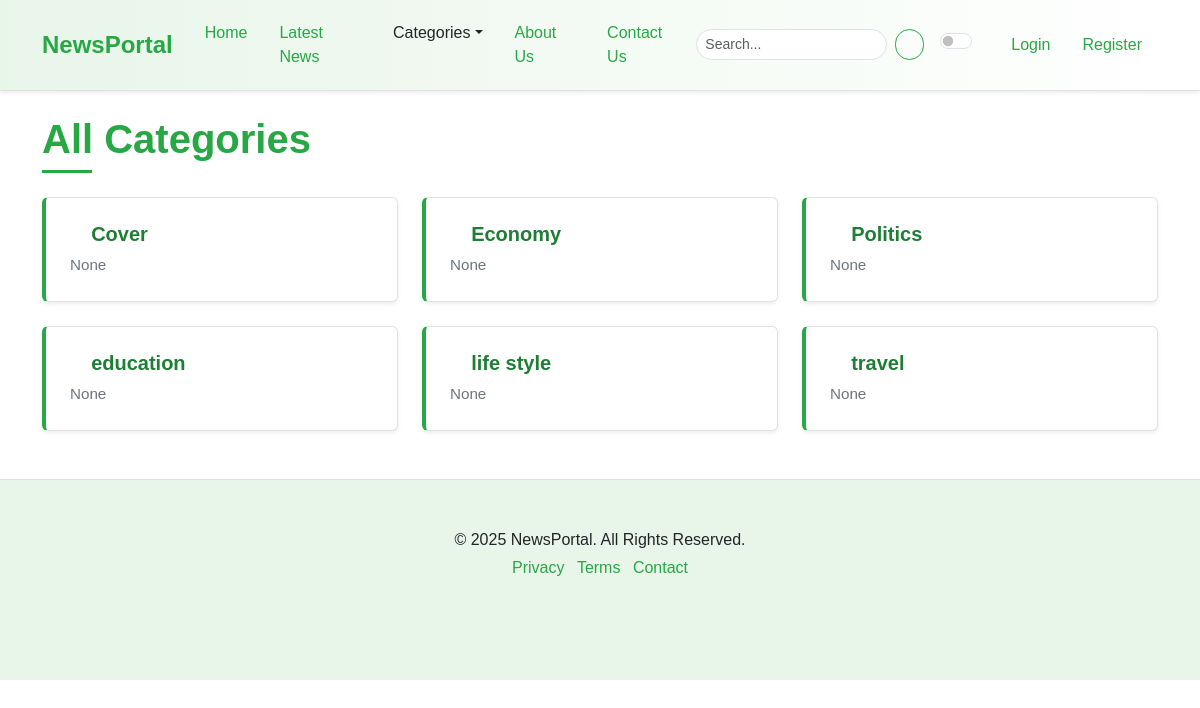
The app's page /category-list/, older data.
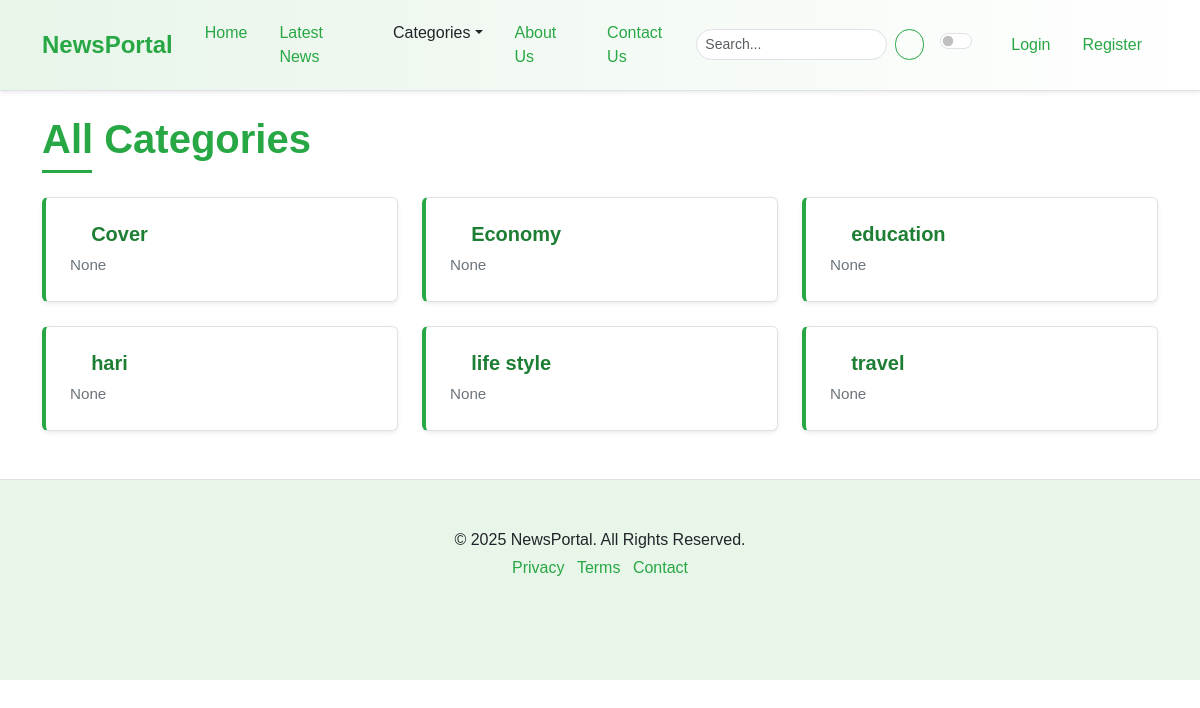
The same page, newer data.
### newspaper/models.py (models this page shows, shortened)
class TimeStampModel(models.Model):
    created_at = models.DateTimeField(auto_now_add=True)
    updated_at = models.DateTimeField(auto_now=True)
    class Meta:
        abstract = True  # Don't create table in DB

class Category(TimeStampModel):
    name = models.CharField(max_length=100)
    icon = models.CharField(max_length=100, null=True, blank=True)
    description = models.TextField(null=True, blank=True)
    class Meta:
        ordering = ["name"] # Category.objects.all()
        verbose_name = "Categories"
        verbose_name_plural = "Categories"

### newspaper/views.py (the view)
# urls.py: path("category-list/", views.CategoryListView.as_view(), name="category-list"),
class CategoryListView(ListView):
    model = Category
    template_name = "newsportal/categories.html"
    context_object_name = "categories"

### newspaper/nav.py (called while the page is built)
def navigation(request):
    categories = Category.objects.all()[:4]
    return {"categories":categories}

### templates/newsportal/categories.html
{% extends 'newsportal/base.html' %}
{% block content %}
  <div class="container mt-4 mb-5">
    <h1 class="mb-4 section-title"><span>All Categories</span></h1>
    <div class="row row-cols-1 row-cols-md-2 row-cols-lg-3 g-4">
        {% for category in categories %}
        <div class="col">
            <div class="card h-100 shadow-sm list-item-card">
                <div class="card-body">
                    <h5 class="card-title"><a href="{% url 'post-by-category' category.id %}"><i class="{{ category.icon }}"></i> {{ category.name }}</a></h5>
                    <p class="card-text"> {{ category.description }}</p>
                </div>
            </div>
        </div>
         {% endfor %}
    </div>
</div>
{% endblock content %}

### templates/newsportal/base.html (shortened to what this page needs)
{% load static %}
<!DOCTYPE html>
<html lang="en" data-bs-theme="light">
  <head>
    <link href="{% static 'css/bootstrap.min.css' %}" rel="stylesheet" />
    <link rel="stylesheet"
          href="{% static 'fonts/bootstrap-icons/bootstrap-icons.min.css' %}" />
    <link rel="stylesheet" href="{% static 'css/style.css' %}" />
  </head>
  <body>
    {% include "newsportal/nav.html" %}
    {% block content %}
    {% endblock content %}
    {% include "newsportal/footer.html" %}
  </body>
</html>

### templates/newsportal/nav.html (shortened to what this page needs)
<nav class="navbar navbar-expand-lg sticky-top elegant-navbar">
  <div class="container">
    <a class="navbar-brand fw-bold" href="/">NewsPortal</a>
    <div class="collapse navbar-collapse" id="navbarNavDropdown">
      <ul class="navbar-nav me-auto mb-2 mb-lg-0">
        <li class="nav-item">
          <a class="nav-link active" aria-current="page" href="/">Home</a>
        </li>
        <li class="nav-item">
          <a class="nav-link" href="{% url 'post-list' %}">Latest News</a>
        </li>
        <li class="nav-item dropdown">
          <a class="nav-link dropdown-toggle"
             href="#"
             role="button"
             data-bs-toggle="dropdown"
             aria-expanded="false">Categories</a>
        </li>
        <li class="nav-item">
          <a class="nav-link" href="{% url 'about-us' %}">About Us</a>
        </li>
        <li class="nav-item">
          <a class="nav-link" href="{% url 'contact' %}">Contact Us</a>
        </li>
      </ul>
    <form class="d-flex me-3" role="search" method="get" action="{% url 'search' %}">
        <input class="form-control form-control-sm me-2"
                name="query"
               type="search"
               placeholder="Search..."
               aria-label="Search"
               value="{{query}}"/>
        <button class="btn btn-outline-success btn-sm" type="submit">
          <i class="bi bi-search"></i>
        </button>
      </form>
      <div class="form-check form-switch">
        <input class="form-check-input"
               type="checkbox"
               role="switch"
               id="darkModeSwitch" />
        <label class="form-check-label" for="darkModeSwitch">
          <i class="bi bi-moon-stars-fill"></i>
        </label>
      </div>
      <ul class="navbar-nav ms-auto mb-2 mb-lg-0">
        {% if user.is_authenticated %}
          <li class="nav-item">
            <span class="nav-link">Hello, {{ user.username }}!</span>
          </li>
          <li class="nav-item">
            <form method="post" action="{% url 'logout' %}" class="d-inline">
              {% csrf_token %}
              <button type="submit" class="nav-link btn btn-link" style="display: inline; padding: 0; border: none; background: none;">Logout</button>
            </form>
          </li>
        {% else %}
          <li class="nav-item">
            <a class="nav-link" href="{% url 'login' %}">Login</a>
          </li>
          <li class="nav-item">
            <a class="nav-link" href="{% url 'register' %}">Register</a>
          </li>
        {% endif %}
      </ul>
    </div>
  </div>
</nav>

### templates/newsportal/footer.html
 <footer class="py-5 mt-5 elegant-footer">
    <div class="container text-center">
      <p class="mb-1">&copy; 2025 NewsPortal. All Rights Reserved.</p>
      <ul class="list-inline">
        <li class="list-inline-item">
          <a href="#">Privacy</a>
        </li>
        <li class="list-inline-item">
          <a href="#">Terms</a>
        </li>
        <li class="list-inline-item">
          <a href="#">Contact</a>
        </li>
      </ul>
      <div class="social-icons mt-3">
        <a href="#" class="text-decoration-none me-3"><i class="bi bi-facebook fs-4"></i></a>
        <a href="#" class="text-decoration-none me-3"><i class="bi bi-twitter-x fs-4"></i></a>
        <a href="#" class="text-decoration-none me-3"><i class="bi bi-instagram fs-4"></i></a>
        <a href="#" class="text-decoration-none"><i class="bi bi-linkedin fs-4"></i></a>
      </div>
    </div>
  </footer>

### static/css/style.css (style rules this page uses)
:root { --primary-green: #28a745; --light-green: #e8f5e9; --dark-green: #1e7e34; --accent-green: #5cb85c; --text-color-light: #212529; --text-color-dark: #f8f9fa; --bg-light: #ffffff; --bg-dark: #212529; --card-bg-light: #ffffff; --card-bg-dark: #343a40; --border-color-light: #dee2e6; --border-color-dark: #495057; --shadow-sm: 0 0.125rem 0.25rem rgba(0, 0, 0, 0.075); --shadow: 0 0.5rem 1rem rgba(0, 0, 0, 0.15); --transition-speed: 0.3s ease; }
body { font-family: "Poppins", sans-serif; background-color: var(--bg-light); color: var(--text-color-light); transition: background-color var(--transition-speed), color var(--transition-speed); }
.elegant-navbar { background: linear-gradient( to right, var(--light-green), #ffffff ); border-bottom: 1px solid var(--border-color-light); box-shadow: var(--shadow-sm); padding-top: 0.8rem; padding-bottom: 0.8rem; }
.elegant-navbar .navbar-brand { color: var(--primary-green); font-size: 1.5rem; transition: color var(--transition-speed); }
.elegant-navbar .nav-link { color: var(--text-color-light); font-weight: 500; transition: color var(--transition-speed); margin: 0 0.5rem; }
.elegant-navbar .nav-link:hover, .elegant-navbar .nav-link.active { color: var(--primary-green); }
.elegant-navbar .form-control { border-radius: 20px; border-color: var(--border-color-light); background-color: var(--bg-light); color: var(--text-color-light); }
.elegant-navbar .btn-outline-success { border-color: var(--primary-green); color: var(--primary-green); border-radius: 20px; transition: background-color var(--transition-speed), color var(--transition-speed); }
.elegant-navbar .form-check-label i { color: var(--primary-green); font-size: 1.2rem; }
.section-title { position: relative; padding-bottom: 10px; margin-bottom: 20px; font-weight: 600; color: var(--primary-green); }
.section-title span { position: relative; z-index: 1; background-color: var(--bg-light); padding-right: 10px; }
.section-title::after { content: ""; position: absolute; left: 0; bottom: 0; width: 50px; height: 3px; background-color: var(--primary-green); }
.card { border: 1px solid var(--border-color-light); transition: box-shadow var(--transition-speed), transform var(--transition-speed); background-color: var(--card-bg-light); color: var(--text-color-light); }
.card-title { color: var(--dark-green); font-weight: 600; }
.elegant-footer { background-color: var(--light-green); border-top: 1px solid var(--border-color-light); color: var(--text-color-light); }
.elegant-footer a { color: var(--primary-green); text-decoration: none; transition: color var(--transition-speed); }
.elegant-footer .social-icons a { color: var(--primary-green); transition: color var(--transition-speed), transform var(--transition-speed); }
.btn-outline-success { color: var(--primary-green); border-color: var(--primary-green); transition: background-color var(--transition-speed), color var(--transition-speed); }
.list-item-card { transition: transform 0.2s ease-in-out, box-shadow 0.2s ease-in-out; border-left: 4px solid var(--primary-green); }
.list-item-card .card-body { padding: 1.5rem; }
.list-item-card .card-title a { text-decoration: none; color: var(--dark-green); font-weight: 600; }
.list-item-card .card-text { font-size: 0.95rem; color: #6c757d; }

Row changes from the older to the newer data that the page shows:
shown differently, row unchanged: Category "education": moves up the list
changed Category: name "Politics" → "hari"
